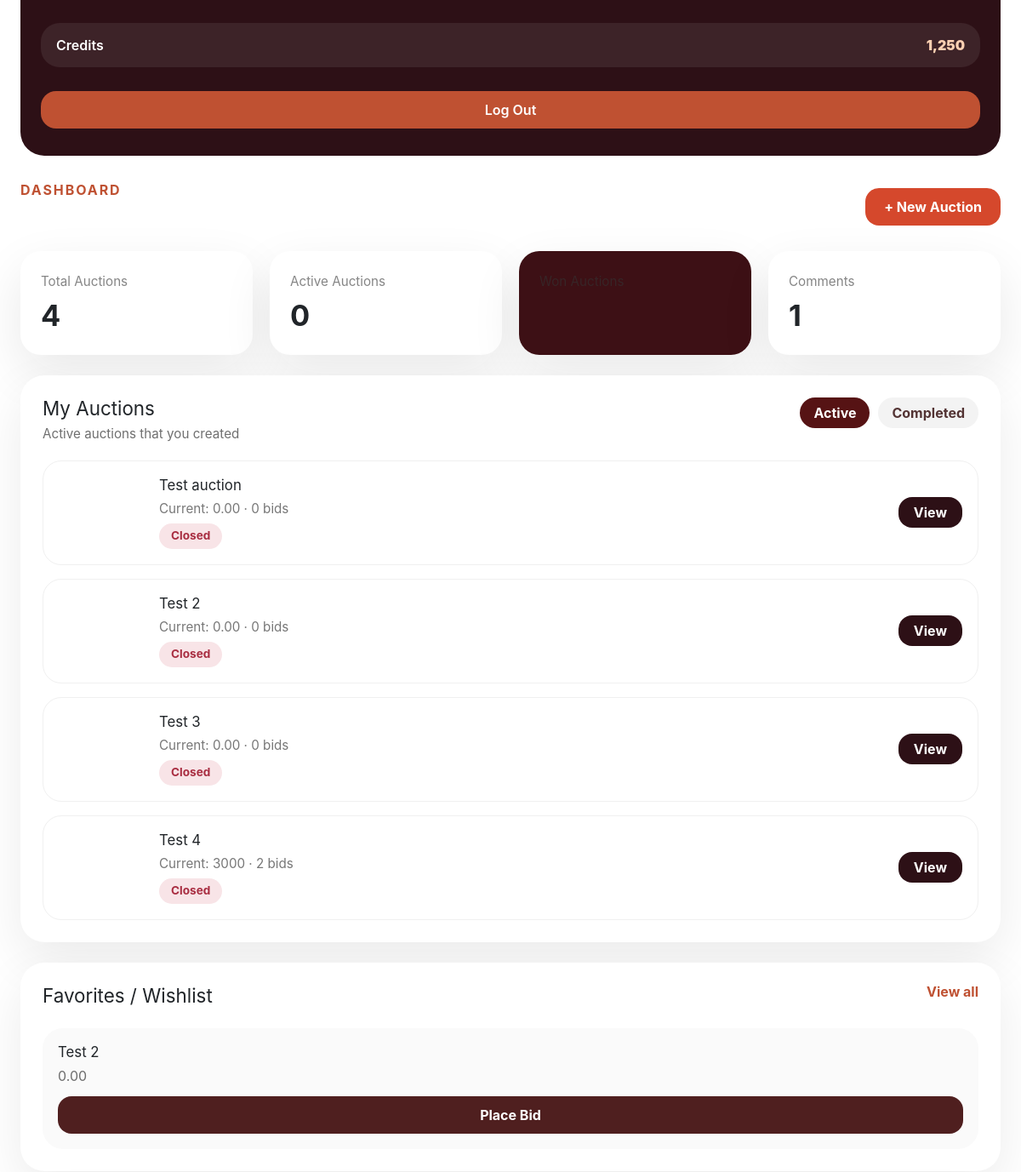
Page /dashboard/ (signed in, middle part) on the earlier database version.
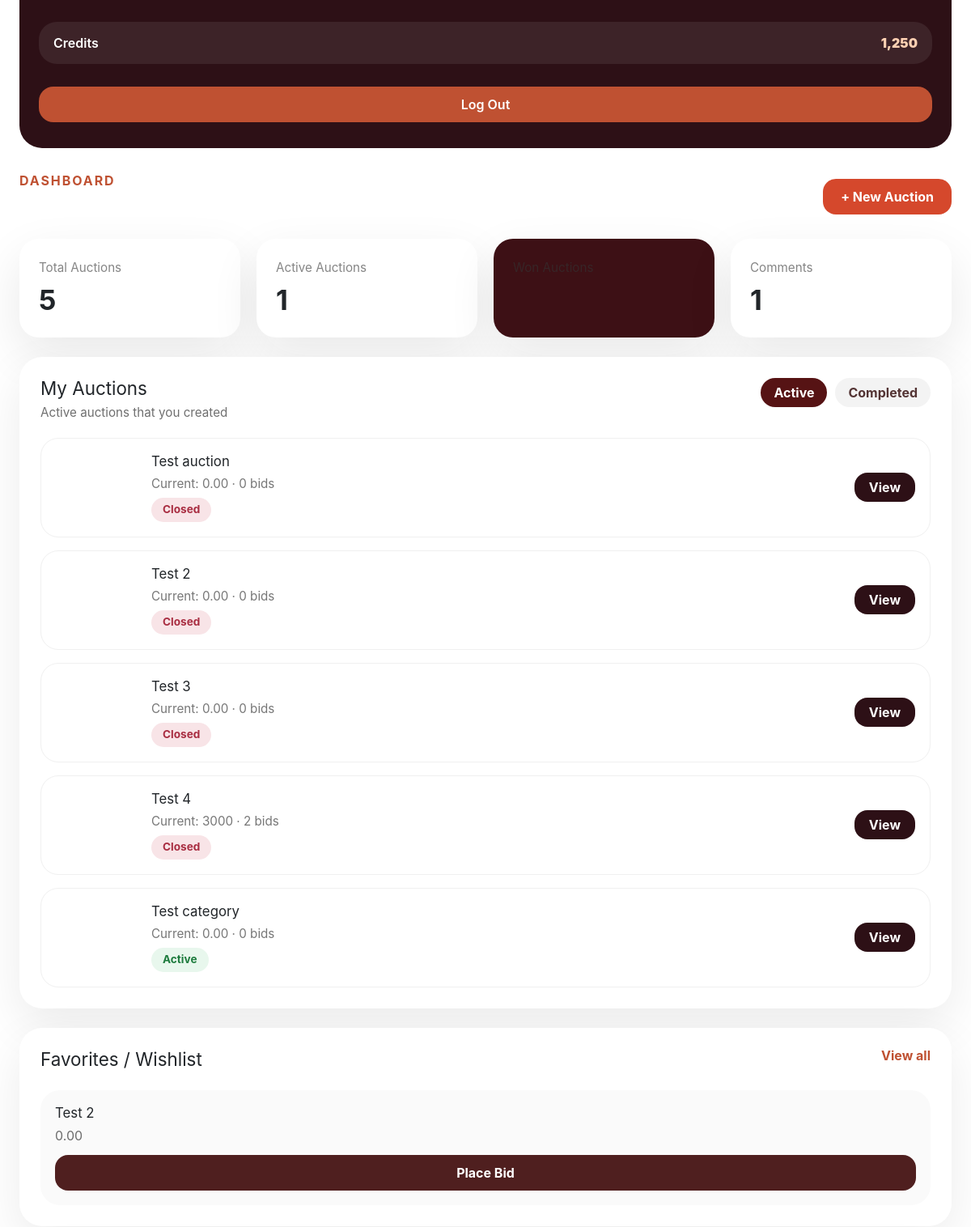
Same page on the later database version.
### auctions/models.py (models this page shows, shortened)
class Auctions(models.Model):
    CATEGORY_CHOICES = [
        ('tech', 'Technology'),
        ('art', 'Fine Art'),
        ('fashion', 'Fashion'),
        ('home', 'Home & Garden'),
        ('other', 'Other'),
    ]
    name = models.CharField(max_length=64)
    description = models.TextField()
    start_price = models.DecimalField(max_digits=10, decimal_places=2)
    image = models.ImageField(upload_to="auction_images/", blank=True, null=True)
    active = models.BooleanField(default=True)
    category = models.CharField(
        max_length=20,
        choices=CATEGORY_CHOICES,
        default='other'
    )
    owner = models.ForeignKey(User, on_delete=models.CASCADE, related_name="my_auctions", null=True, blank=True)
    winner = models.ForeignKey(User, on_delete=models.SET_NULL, null=True, blank=True, related_name="won_auctions")
    end_time = models.DateTimeField(null=True, blank=True)
    def current_price(self):
        max_bid = self.bids.aggregate(models.Max("amount"))["amount__max"]
        return max_bid if max_bid else self.start_price

### auctions/views.py (the view)
# urls.py: path("dashboard/", views.dashboard, name="dashboard"),
@login_required
def dashboard(request):
    close_expired_auctions()
    my_auctions = Auctions.objects.filter(owner=request.user)
    my_bids = Bid.objects.filter(
        user=request.user
    ).select_related("auction").order_by("-created_at")[:5]
    favorites = Auctions.objects.filter(
        watchlisted_by__user=request.user
    )[:6]
    won_auctions = Auctions.objects.filter(
        winner=request.user
    )
    comments_count = Comments.objects.filter(
        user=request.user
    ).count()
    context = {
        "my_auctions": my_auctions,
        "my_bids": my_bids,
        "favorites": favorites,
        "won_auctions": won_auctions,
        "total_auctions": my_auctions.count(),
        "active_auctions": my_auctions.filter(active=True).count(),
        "won_count": won_auctions.count(),
        "comments_count": comments_count,
    }
    return render(request, "auctions/dashboard.html", context)

### auctions/views.py (called while the page is built)
def close_expired_auctions():
    now = timezone.now()
    expired_auctions = Auctions.objects.filter(active=True, end_time__isnull=False, end_time__lte=now)
    for auction in expired_auctions:
        highest_bid = auction.bids.order_by("-amount").first()
        if highest_bid:
            auction.winner = highest_bid.user
        auction.active = False
        auction.save()

### auctions/templates/auctions/dashboard.html (shortened to what the changed rows need)
{% extends "auctions/layout.html" %}
{% block content %}
<div class="dashboard-page">
    <main class="dashboard-main">
        <div class="dashboard-topbar">
            <div>
                <h1>My Dashboard</h1>
            </div>
        </div>
        <div class="stats-cards">
            <article class="stats-card">
                <span class="stats-card-label">Total Auctions</span>
                <strong>{{ total_auctions }}</strong>
            </article>
            <article class="stats-card">
                <span class="stats-card-label">Active Auctions</span>
                <strong>{{ active_auctions }}</strong>
            </article>
        </div>
        <div class="dashboard-content-grid">
            <section class="dashboard-left-panel">
                <div class="panel-card panel-auctions">
                    <div class="panel-header">
                        <div>
                            <h2>My Auctions</h2>
                        </div>
                    </div>
                    <div class="auction-list">
                        {% for auction in my_auctions %}
                        <article class="auction-item">
                            <div class="auction-card-body">
                                <h3>{{ auction.name }}</h3>
                                <p class="auction-meta">Current: {{ auction.current_price }} · {{ auction.bids.count }} bids</p>
                                <div class="auction-status {% if auction.active %}status-active{% else %}status-closed{% endif %}">
                                    {% if auction.active %}Active{% else %}Closed{% endif %}
                                </div>
                            </div>
                            <a class="auction-card-action" href="{% url 'auction' auction.id %}">View</a>
                        </article>
                        {% empty %}
                        <div class="empty-state">You don't have auctions yet.</div>
                        {% endfor %}
                    </div>
                </div>
                <div class="panel-card panel-favorites">
                    <div class="panel-header">
                        <div>
                            <h2>Favorites / Wishlist</h2>
                        </div>
                    </div>
                    <div class="favorites-grid">
                        {% for auction in favorites %}
                        <article class="favorite-card">
                            <div class="favorite-card-body">
                                <h3>{{ auction.name }}</h3>
                                <p>{{ auction.current_price }}</p>
                                <a class="button-secondary" href="{% url 'auction' auction.id %}">Place Bid</a>
                            </div>
                        </article>
                        {% empty %}
                        <div class="empty-state">No favorite auctions.</div>
                        {% endfor %}
                    </div>
                </div>
            </section>
        </div>
    </main>
</div>
{% endblock %}

Differences in the rows shown:
added Auctions: name "Test category", current_price "0.00", bids.count "0", active "Active", shown under "My Auctions"
Other differences:
{{ total_auctions }}: "4" → "5"
{{ active_auctions }}: "0" → "1"
